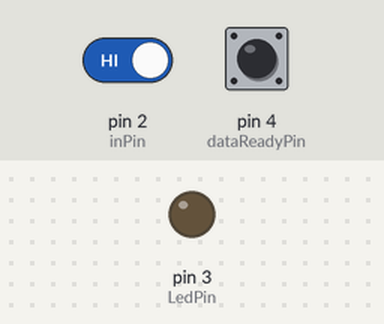
Bench run of a sketch on a simulated Arduino Uno, built with avr-gcc and run on an emulated ATmega328P. Shown: output pins drawn as LEDs (lit = HIGH). The test bench sets the inputs (shaded band); at power-on: pin 2 (inPin) HIGH, pin 4 (dataReadyPin) HIGH. Pins used as bus, display or sensor lines are not drawn; what the sketch prints to the serial monitor is not drawn.

Above: at 1.3 s.
1.4 s: pin 2 (inPin) driven LOW
At 2.3 s:
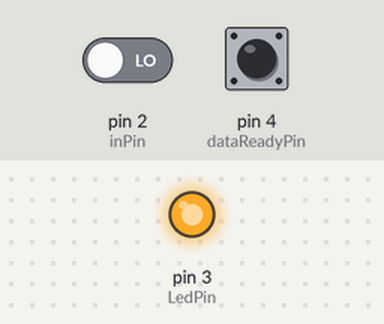
Timing chart, 0 to 4.4 s (numbered marks = the images above; inputs shaded):
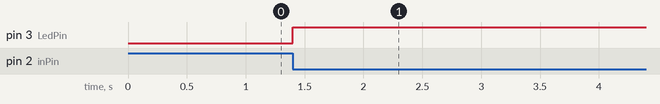

The sketch:

ADXL345_Basic2.ino
```cpp
//Add the SPI library so we can communicate with the ADXL345 sensor
#include <SPI.h>


#define MAX_SAMPLES 550

//Assign the Chip Select signal to pin 10.
int CS=10;

//This is a list of some of the registers available on the ADXL345.
//To learn more about these and the rest of the registers on the ADXL345, read the datasheet!
char POWER_CTL = 0x2D;	//Power Control Register
char DATA_FORMAT = 0x31;
char DATAX0 = 0x32;	//X-Axis Data 0
char DATAX1 = 0x33;	//X-Axis Data 1
char DATAY0 = 0x34;	//Y-Axis Data 0
char DATAY1 = 0x35;	//Y-Axis Data 1
char DATAZ0 = 0x36;	//Z-Axis Data 0
char DATAZ1 = 0x37;	//Z-Axis Data 1

//This buffer will hold values read from the ADXL345 registers.
unsigned char values[10];
//These variables will be used to hold the x,y and z axis accelerometer values.
int x,y,z;

byte lowbyte_x[MAX_SAMPLES], highbyte_x[MAX_SAMPLES];
//byte lowbyte_y[MAX_SAMPLES], highbyte_y[MAX_SAMPLES];
//byte lowbyte_z[MAX_SAMPLES], highbyte_z[MAX_SAMPLES];
byte zero[MAX_SAMPLES];

int inPin = 2;
int LedPin = 3;
int val = 0;
int sample_index,t;
const int dataReadyPin = 4;
byte prop = LOW;

void setup(){
  //Initiate an SPI communication instance.
  SPI.begin();
  //Configure the SPI connection for the ADXL345.
  SPI.setDataMode(SPI_MODE3);
  //Create a serial connection to display the data on the terminal.
  Serial.begin(115200);

    pinMode(dataReadyPin, INPUT);
    pinMode(inPin, INPUT);
     pinMode(LedPin, OUTPUT);
  //Set up the Chip Select pin to be an output from the Arduino.
  pinMode(CS, OUTPUT);
  //Before communication starts, the Chip Select pin needs to be set high.
  digitalWrite(CS, HIGH);
  digitalWrite(LedPin, LOW);

  //Digital Pin 2 Set As An Interrupt
 attachInterrupt(0, prop_interrupt, FALLING); //RISING c LOW на HIGH, FALLING с HIGH на LOW


  //Put the ADXL345 into Measurement Mode by writing 0x08 to the POWER_CTL register.
  writeRegister(POWER_CTL, 0x08);  //Measurement mode
    //Put the ADXL345 into +/- 8G range by writing the value 0x01 to the DATA_FORMAT register.
  writeRegister(DATA_FORMAT, 0x02);
  writeRegister(0x2C, 0x0F); // 3200 HZ
    writeRegister(0x2E, 0x80); // set dataready to interrupt pin INT1 and active high
 /* writeRegister(0x1E, 0x00); // X-offset to 0
  writeRegister(0x1F, 0x00); // Y-offset to 0
  writeRegister(0x20, 0x00); // Z-offset to 0
  */  delay(100);
}

void loop(){
               for (sample_index=0; sample_index<MAX_SAMPLES; sample_index++)
               {
                 while (digitalRead (dataReadyPin) == LOW) ;


  //Reading 6 bytes of data starting at register DATAX0 will retrieve the x,y and z acceleration values from the ADXL345.
  //The results of the read operation will get stored to the values[] buffer.

  readRegister(DATAX0, 6, values);


  zero[sample_index] = prop ;//digitalRead (dataReadyPin); //

  //The ADXL345 gives 10-bit acceleration values, but they are stored as bytes (8-bits). To get the full value, two bytes must be combined for each axis.
  //The X value is stored in values[0] and values[1].
  lowbyte_x[sample_index]=values[0];
  highbyte_x[sample_index]=values[1];
  //x = ((int)values[1]<<8)|(int)values[0];
  //The Y value is stored in values[2] and values[3].
//  lowbyte_y[sample_index]=values[2];
//  highbyte_y[sample_index]=values[3];
  //y = ((int)values[3]<<8)|(int)values[2];
  //The Z value is stored in values[4] and values[5].
//  lowbyte_z[sample_index]=values[4];
//  highbyte_z[sample_index]=values[5];
 // z = ((int)values[5]<<8)|(int)values[4];
               }


  for (t=0; t < MAX_SAMPLES; t++)
  {
    x = ((int)highbyte_x[t] << 8) | (int)lowbyte_x[t];
 //   y = ((int)highbyte_y[t] << 8) | (int)lowbyte_y[t];
 //   z = ((int)highbyte_z[t] << 8) | (int)lowbyte_z[t];
    val = zero[t];
  //Print the results to the terminal.
  Serial.print(x, DEC);
  Serial.print("\t");
/*  Serial.print(y, DEC);
  Serial.print("\t");
  Serial.print(z, DEC);
  Serial.print("\t"); */
  Serial.println(val);

 // delay(1);
  }
  Serial.println ("End");
}

//This function will write a value to a register on the ADXL345.
//Parameters:
//  char registerAddress - The register to write a value to
//  char value - The value to be written to the specified register.
void writeRegister(char registerAddress,unsigned char value){
  //Set Chip Select pin low to signal the beginning of an SPI packet.
  digitalWrite(CS, LOW);
  //Transfer the register address over SPI.
  SPI.transfer(registerAddress);
  //Transfer the desired register value over SPI.
  SPI.transfer(value);
  //Set the Chip Select pin high to signal the end of an SPI packet.
  digitalWrite(CS, HIGH);
}

//This function will read a certain number of registers starting from a specified address and store their values in a buffer.
//Parameters:
//  char registerAddress - The register addresse to start the read sequence from.
//  int numBytes - The number of registers that should be read.
//  char * values - A pointer to a buffer where the results of the operation should be stored.
void readRegister(char registerAddress, int numBytes,unsigned char * values){
  //Since we're performing a read operation, the most significant bit of the register address should be set.
  char address = 0x80 | registerAddress;
  //If we're doing a multi-byte read, bit 6 needs to be set as well.
  if(numBytes > 1)address = address | 0x40;

  //Set the Chip select pin low to start an SPI packet.
  digitalWrite(CS, LOW);
  //Transfer the starting register address that needs to be read.
  SPI.transfer(address);
  //Continue to read registers until we've read the number specified, storing the results to the input buffer.
  for(int i=0; i<numBytes; i++){
    values[i] = SPI.transfer(0x00);
  }
  //Set the Chips Select pin high to end the SPI packet.
  digitalWrite(CS, HIGH);
}

void prop_interrupt()
{
   prop = !prop;
   digitalWrite(LedPin, prop);
}
```

Measured:
- after the input at 1.4 s, pin 3 (LedPin): LOW → HIGH at once
